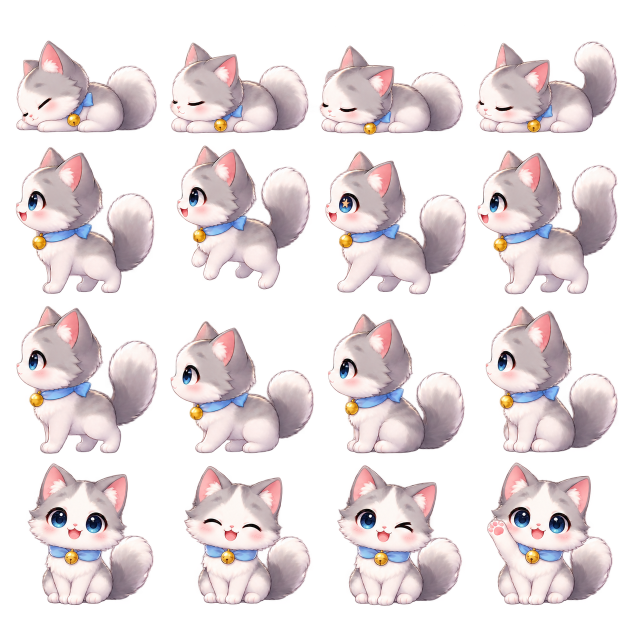
#> input picture artwork/pet_animation_pack_source.png, 1254 x 1254 px (shown at 1/2 size)
$ python extract_animation_pack.py
#> lines starting #> are read from the running program, lines starting #| are printed output that depends on the picture; after the words box and inside, x2 and y2 are one past the last pixel; in counts of white or black regions, pixels touching at a corner belong together
### tools/extract_pet_sprites.py
#!/usr/bin/env python3
"""Extract and normalize BatteryBuddy pet sprites from the source sheet."""

from dataclasses import dataclass
from collections import deque
from pathlib import Path
import sys

from PIL import Image, ImageChops, ImageDraw, ImageFont


CANVAS_SIZE = 320
CONTENT_SIZE = 288
BOTTOM_MARGIN = 12


@dataclass(frozen=True)
class Sprite:
    name: str
    crop: tuple[int, int, int, int]


SPRITES = (
    Sprite("pet_idle_01", (0, 620, 200, 835)),
    Sprite("pet_idle_02", (192, 620, 405, 840)),
    Sprite("pet_walk_01", (455, 0, 865, 465)),
    Sprite("pet_walk_02", (375, 620, 620, 840)),
    Sprite("pet_sit", (50, 0, 465, 465)),
    Sprite("pet_sleep_01", (1045, 835, 1254, 1055)),
    Sprite("pet_sleep_02", (1035, 620, 1254, 845)),
    Sprite("pet_charging_01", (410, 445, 630, 635)),
    Sprite("pet_charging_02", (600, 620, 840, 840)),
)


def isolate_largest_component(image: Image.Image) -> Image.Image:
    alpha = image.getchannel("A")
    visible = alpha.point(lambda value: 255 if value > 10 else 0)
    width, height = visible.size
    pixels = visible.load()
    visited = bytearray(width * height)
    largest: list[int] = []

    for y in range(height):
        for x in range(width):
            start = y * width + x
            if visited[start] or pixels[x, y] == 0:
                continue

            component: list[int] = []
            queue = deque([(x, y)])
            visited[start] = 1

            while queue:
                current_x, current_y = queue.popleft()
                component.append(current_y * width + current_x)
                for next_x, next_y in (
                    (current_x - 1, current_y),
                    (current_x + 1, current_y),
                    (current_x, current_y - 1),
                    (current_x, current_y + 1),
                ):
                    if not (0 <= next_x < width and 0 <= next_y < height):
                        continue
                    index = next_y * width + next_x
                    if visited[index] or pixels[next_x, next_y] == 0:
                        continue
                    visited[index] = 1
                    queue.append((next_x, next_y))

            if len(component) > len(largest):
                largest = component

    if not largest:
        raise ValueError("Crop does not contain visible pixels")

    component_mask = Image.new("L", (width, height), 0)
    component_pixels = bytearray(width * height)
    for index in largest:
        component_pixels[index] = 255
    component_mask.frombytes(bytes(component_pixels))

    isolated = image.copy()
    isolated.putalpha(ImageChops.multiply(alpha, component_mask))
    bounds = component_mask.getbbox()
    if bounds is None:
        raise ValueError("Crop does not contain visible pixels")
    return isolated.crop(bounds)


def normalize(image: Image.Image) -> Image.Image:
    scale = min(CONTENT_SIZE / image.width, CONTENT_SIZE / image.height)
    width = max(1, round(image.width * scale))
    height = max(1, round(image.height * scale))
    resized = image.resize((width, height), Image.Resampling.LANCZOS)

    canvas = Image.new("RGBA", (CANVAS_SIZE, CANVAS_SIZE), (0, 0, 0, 0))
    x = (CANVAS_SIZE - width) // 2
    y = CANVAS_SIZE - BOTTOM_MARGIN - height
    canvas.alpha_composite(resized, (x, y))
    return canvas


def create_contact_sheet(
    outputs: list[tuple[str, Image.Image]],
    path: Path,
    columns: int = 3,
) -> None:
    label_height = 32
    rows = (len(outputs) + columns - 1) // columns
    sheet = Image.new(
        "RGB",
        (columns * CANVAS_SIZE, rows * (CANVAS_SIZE + label_height)),
        (35, 39, 47),
    )
    draw = ImageDraw.Draw(sheet)
    font = ImageFont.load_default(size=18)

    for index, (name, sprite) in enumerate(outputs):
        column = index % columns
        row = index // columns
        x = column * CANVAS_SIZE
        y = row * (CANVAS_SIZE + label_height)
        checker = Image.new("RGB", (CANVAS_SIZE, CANVAS_SIZE), (245, 245, 245))
        checker.paste((225, 225, 225), (0, CANVAS_SIZE // 2, CANVAS_SIZE, CANVAS_SIZE))
        checker.paste((225, 225, 225), (CANVAS_SIZE // 2, 0, CANVAS_SIZE, CANVAS_SIZE // 2))
        checker.paste(sprite, mask=sprite.getchannel("A"))
        sheet.paste(checker, (x, y))
        draw.text((x + 8, y + CANVAS_SIZE + 6), name, fill=(255, 255, 255), font=font)

    path.parent.mkdir(parents=True, exist_ok=True)
    sheet.save(path, optimize=True)


# [19 lines left out: function main, not called in this run]


# [2 lines that do not run on import are left out]

### tools/extract_animation_pack.py
#!/usr/bin/env python3
"""Extract the 4x4 sleep, charging, sit-down, and front-look pack."""

from pathlib import Path

from PIL import Image

from extract_pet_sprites import (
    create_contact_sheet,
    isolate_largest_component,
    normalize,
)


GRID_SIZE = 4
CELL_OVERLAP = 24
ROW_PREFIXES = (
    "pet_sleep_v2",
    "pet_charging_v2",
    "pet_sit_down",
    "pet_look_front",
)


def grid_edge(index: int, length: int) -> int:
    return round(index * length / GRID_SIZE)


def main() -> None:
    project_root = Path(__file__).resolve().parents[1]
    source_path = project_root / "artwork/pet_animation_pack_source.png"
    output_dir = project_root / "app/src/main/res/drawable-nodpi"
    contact_sheet_path = project_root / "artifacts/pet-animation-pack-contact-sheet.png"

    source = Image.open(source_path).convert("RGBA")
#> source is the input picture: PIL image 1254x1254 RGBA; mean R, G, B, A 119.7, 109, 110.9, 115.8
    outputs: list[tuple[str, Image.Image]] = []

    for row, prefix in enumerate(ROW_PREFIXES):
        top = max(0, grid_edge(row, source.height) - CELL_OVERLAP)
        bottom = min(source.height, grid_edge(row + 1, source.height) + CELL_OVERLAP)

        for column in range(GRID_SIZE):
            left = max(0, grid_edge(column, source.width) - CELL_OVERLAP)
            right = min(source.width, grid_edge(column + 1, source.width) + CELL_OVERLAP)
            cell = source.crop((left, top, right, bottom))
            frame = normalize(isolate_largest_component(cell))
            name = f"{prefix}_{column + 1:02d}"
            frame.save(output_dir / f"{name}.png", optimize=True)
            outputs.append((name, frame))
#> this loop made 4 passes
#> top on passes 2 to 4: 290, 603, 916
#> pass 1, in isolate_largest_component, `visible = alpha.point(lambda value: 255 if value > 10 else 0)`:
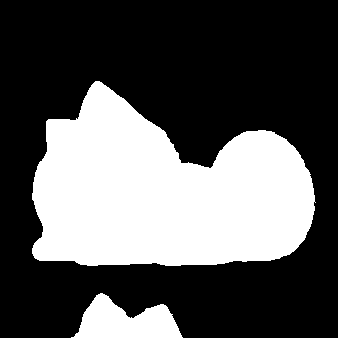
#> visible: PIL image 338x338 L; 34.3% white; 2 white regions, box (x1, y1, x2, y2) and area: (32, 81, 316, 266) 36158, (71, 293, 183, 338) 3025
#> pass 1, in isolate_largest_component, `isolated = image.copy()`:
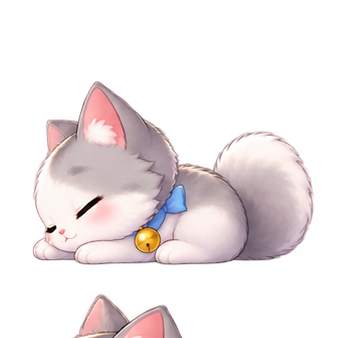
#> isolated: PIL image 338x338 RGBA; mean R, G, B, A 90.4, 81.7, 82.6, 84; transparent parts drawn white
#> after the loop:
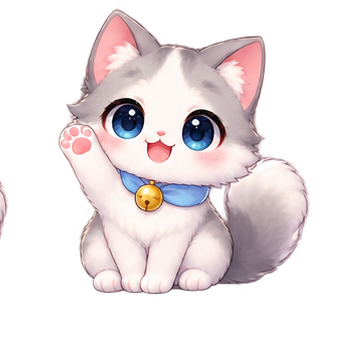
#> cell: PIL image 338x338 RGBA; mean R, G, B, A 115.7, 105.2, 106.9, 111.2; transparent parts drawn white
#> after the loop:
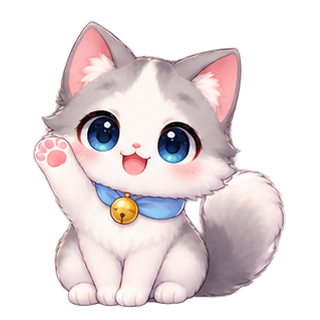
#> frame: PIL image 320x320 RGBA; mean R, G, B, A 105.5, 95.4, 96.7, 124.3; transparent parts drawn white
#> after the loop, outputs = 16 items

    create_contact_sheet(outputs, contact_sheet_path, columns=GRID_SIZE)
#> in create_contact_sheet, `label_height = 32`: label_height = 32
#> in create_contact_sheet, `rows = (len(outputs) + columns - 1) // columns`: rows = 4
#> in create_contact_sheet, `sheet = Image.new( "RGB", (columns * CANVAS_SIZE, rows * (CANVAS_SIZE ..`:
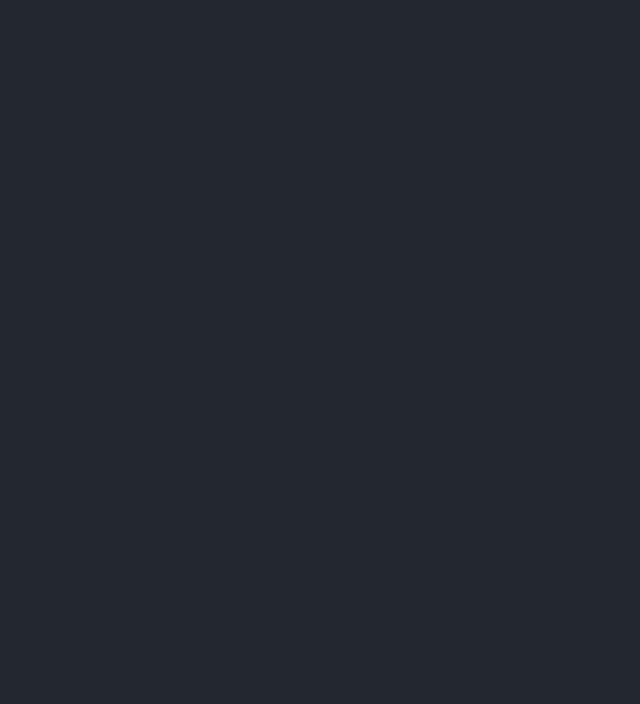
#> sheet: PIL image 1280x1408 RGB (shown at 1/2 size); mean R, G, B 35, 39, 47
#> the loop in create_contact_sheet, `for index, (name, sprite) in enumerate(outputs):` made 16 passes
#> (name, column, row, x, y) on passes 1 to 12: ('pet_sleep_v2_01', 0, 0, 0, 0), ('pet_sleep_v2_02', 1, 0, 320, 0), ('pet_sleep_v2_03', 2, 0, 640, 0), ('pet_sleep_v2_04', 3, 0, 960, 0), ('pet_charging_v2_01', 0, 1, 0, 352), ('pet_charging_v2_02', 1, 1, 320, 352), ('pet_charging_v2_03', 2, 1, 640, 352), ('pet_charging_v2_04', 3, 1, 960, 352), ('pet_sit_down_01', 0, 2, 0, 704), ('pet_sit_down_02', 1, 2, 320, 704), ('pet_sit_down_03', 2, 2, 640, 704), ('pet_sit_down_04', 3, 2, 960, 704)
#> after the loop in create_contact_sheet, `for index, (name, sprite) in enumerate(outputs):`:
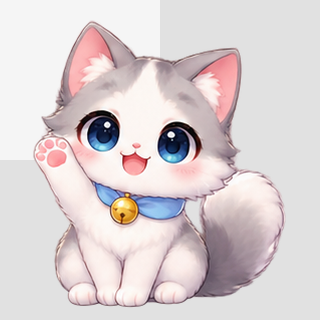
#> checker: PIL image 320x320 RGB; mean R, G, B 219, 209.5, 210.8
#> after the loop in create_contact_sheet, `for index, (name, sprite) in enumerate(outputs):`:
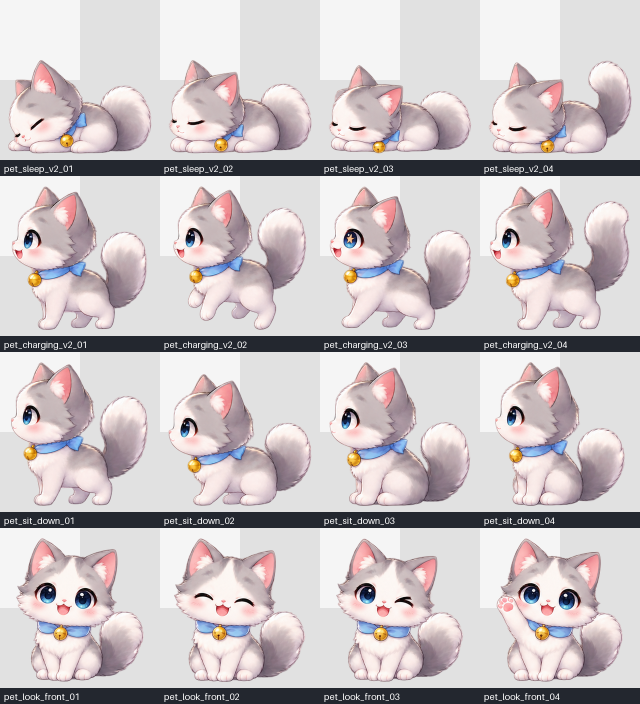
#> sheet: PIL image 1280x1408 RGB (shown at 1/2 size); mean R, G, B 202.7, 195.4, 197.4
    print(f"Exported {len(outputs)} animation frames to {output_dir}")
#| Exported 16 animation frames to app/src/main/res/drawable-nodpi
    print(f"Contact sheet: {contact_sheet_path}")


if __name__ == "__main__":
    main()
